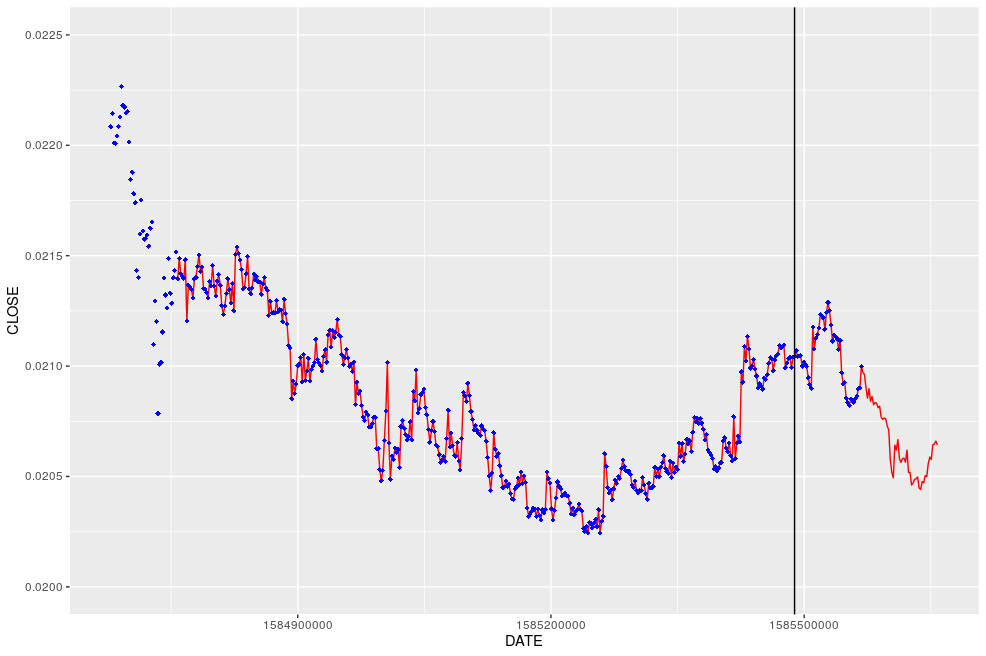

The R source for this figure:
library('httr')
library('rjson')
library(ggplot2)
days <- 14
start <- as.numeric(Sys.time() - 24 * days * 60 * 60)
url <- paste0("https://poloniex.com/public?command=returnChartData&currencyPair=BTC_ETH&start=", start, "&end=9999999999&period=1800")
r <- GET(url)
p <- 50
body <- content(r)
origin <- data.frame()
for (i in 1:length(body)){
  origin <- rbind(origin, data.frame(DATE=body[[i]]$date, CLOSE=body[[i]]$close))
}
df <- origin[1 : (nrow(origin) - p), ]
head(df)

N <- nrow(df)
tau <- (N + 1) %/% 2 
X <- matrix(, nrow=0, ncol=N-tau+1)
for(i in 1:tau){
  X <- rbind(X, df$CLOSE[i:(N-tau+i)])
}

C <- X %*% t(X) * 1/(N-tau+1)

eigs <- eigen(C)
eigs$values <- sort(eigs$values, decreasing = TRUE)
r <- tau - 1

Vr <- eigs$vectors[,1:r]
Vtau_1 <- matrix(, nrow=tau-1, ncol=0)
for(i in 1:r){
  Vtau_1 <- cbind(Vtau_1, eigs$vectors[1:(tau-1),i])
}
# df[504, ] = 0.02139798

for (k in 1:p){
  Q <- as.matrix(df$CLOSE[(N-tau+1+k):nrow(df)])
  if (abs(det(Vtau_1)) < 1e-6) {
    print("det")
    break
  }
  P <- solve(Vtau_1) %*% Q
  Xr <- Vr %*% P
  x_next <- Xr[nrow(Xr)]
  if (abs(df$CLOSE[nrow(df)] - origin$CLOSE[nrow(origin)]) > 1) {
    print("eps")
    break
  }
  df <- rbind(df, data.frame(DATE=c(df$DATE[nrow(df)-1] + 1800), CLOSE=c(x_next)))
}

df1 <- origin[(nrow(origin) - 500):nrow(origin),]
df2 <- df[(nrow(df) - 500):nrow(df),]

ggplot() + 
  geom_line(data = df1, aes(x = DATE, y = CLOSE), color = "red") +
  geom_point(data = df2, aes(x = DATE, y = CLOSE), color = "blue", shape=18) +
  #xlim(1.5855e+9, 1.586e+9)+
  ylim(0.02, 0.0225) +
  geom_vline(xintercept = df2$DATE[nrow(df2) - p])
